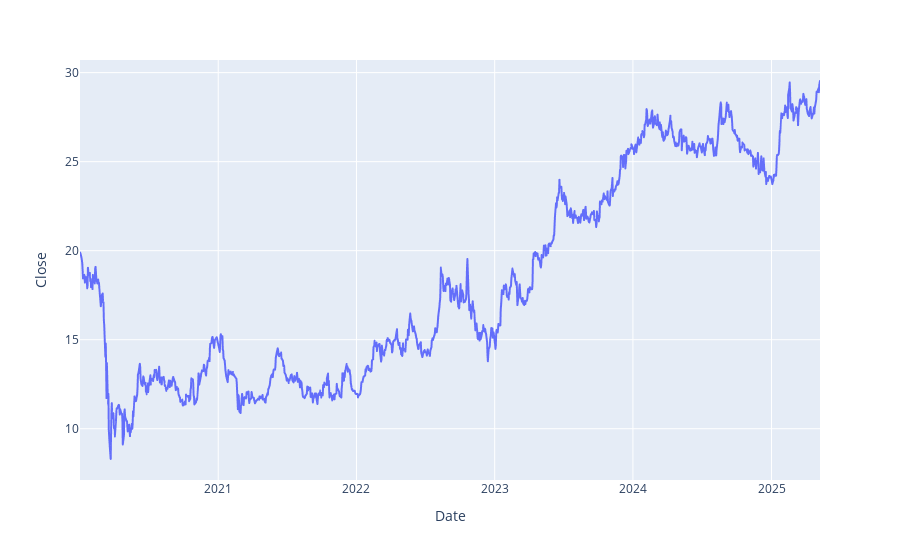

The notebook cell this image was saved under:
### Code cell
# Visualizar valores de fechamento ao longo do tempo
px.line(stock_data, x='Date', y='Close')

### Figure 1 — Plotly figure (JSON) as saved in the notebook; plotly's stock layout.template omitted (floating-point values rounded to 4 significant figures; data arrays with more than 128 entries replaced by an {"elided": "..."} marker saying what was removed)
{"data": [{"hovertemplate": "Date=%{x}<br>Close=%{y}<extra></extra>", "legendgroup": "", "line": {"color": "#636efa", "dash": "solid"}, "marker": {"symbol": "circle"}, "mode": "lines", "name": "", "showlegend": false, "type": "scattergl", "x": {"elided": "1331 str values"}, "xaxis": "x", "y": {"elided": "1331 float values"}, "yaxis": "y"}], "layout": {"legend": {"tracegroupgap": 0}, "margin": {"t": 60}, "xaxis": {"anchor": "y", "domain": [0, 1], "title": {"text": "Date"}}, "yaxis": {"anchor": "x", "domain": [0, 1], "title": {"text": "Close"}}}}
